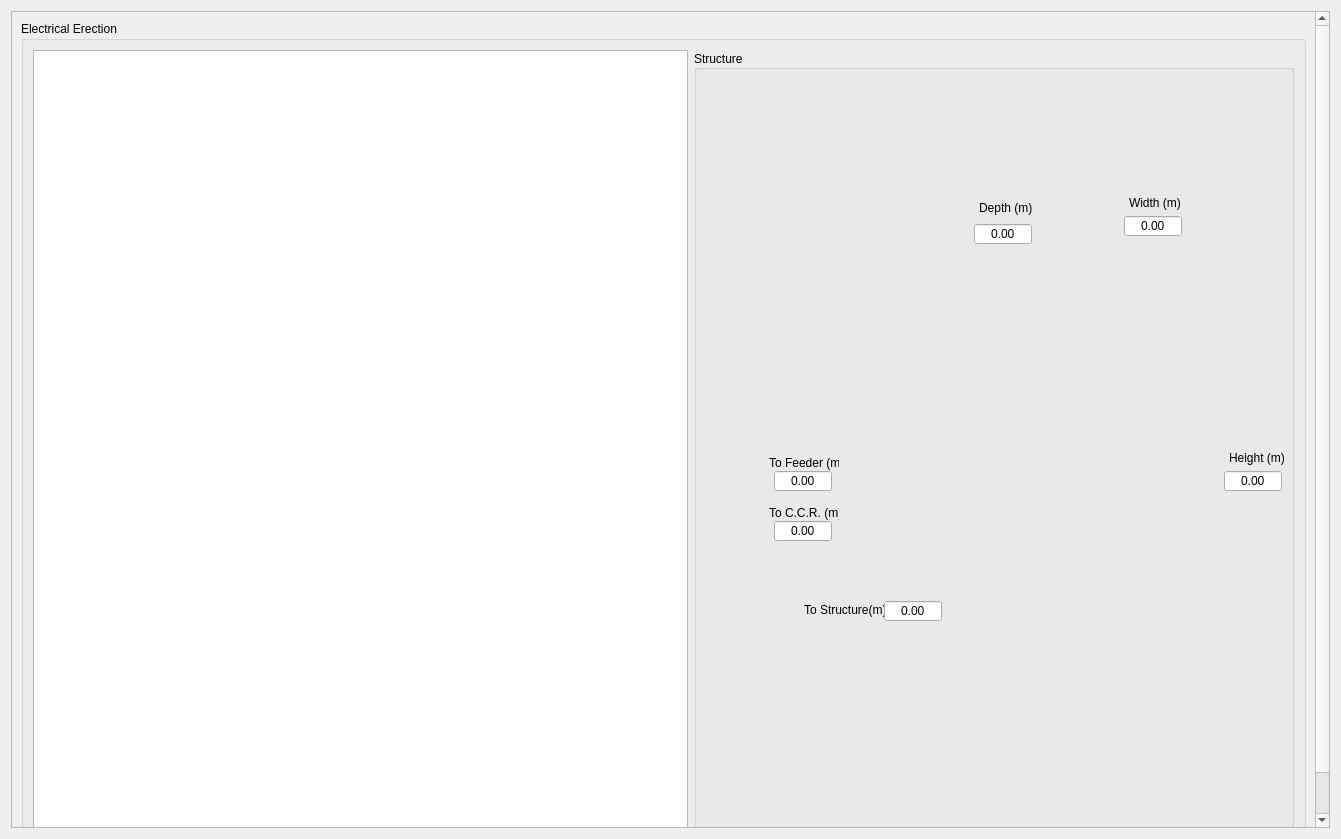
<?xml version="1.0" encoding="UTF-8"?>
<ui version="4.0">
 <class>Form</class>
 <widget class="QWidget" name="Form">
  <property name="geometry">
   <rect>
    <x>0</x>
    <y>0</y>
    <width>1341</width>
    <height>839</height>
   </rect>
  </property>
  <property name="minimumSize">
   <size>
    <width>1280</width>
    <height>0</height>
   </size>
  </property>
  <property name="windowTitle">
   <string>MainWindow</string>
  </property>
  <property name="styleSheet">
   <string notr="true"/>
  </property>
  <layout class="QGridLayout" name="gridLayout">
   <item row="0" column="0">
    <widget class="QScrollArea" name="scrollArea">
     <property name="minimumSize">
      <size>
       <width>1280</width>
       <height>0</height>
      </size>
     </property>
     <property name="widgetResizable">
      <bool>true</bool>
     </property>
     <widget class="QWidget" name="scrollAreaWidgetContents">
      <property name="geometry">
       <rect>
        <x>0</x>
        <y>-32</y>
        <width>1304</width>
        <height>851</height>
       </rect>
      </property>
      <layout class="QGridLayout" name="gridLayout_3">
       <item row="0" column="0">
        <widget class="QGroupBox" name="groupBox_3">
         <property name="minimumSize">
          <size>
           <width>680</width>
           <height>0</height>
          </size>
         </property>
         <property name="title">
          <string>Electrical Erection</string>
         </property>
         <layout class="QGridLayout" name="gridLayout_2">
          <item row="0" column="0">
           <widget class="QTableView" name="installation_table">
            <property name="selectionMode">
             <enum>QAbstractItemView::SingleSelection</enum>
            </property>
            <property name="selectionBehavior">
             <enum>QAbstractItemView::SelectRows</enum>
            </property>
            <attribute name="horizontalHeaderCascadingSectionResizes">
             <bool>true</bool>
            </attribute>
            <attribute name="verticalHeaderCascadingSectionResizes">
             <bool>true</bool>
            </attribute>
           </widget>
          </item>
          <item row="0" column="1">
           <widget class="QGroupBox" name="groupBox_2">
            <property name="minimumSize">
             <size>
              <width>600</width>
              <height>800</height>
             </size>
            </property>
            <property name="maximumSize">
             <size>
              <width>600</width>
              <height>16777215</height>
             </size>
            </property>
            <property name="title">
             <string>Structure</string>
            </property>
            <property name="alignment">
             <set>Qt::AlignLeading|Qt::AlignLeft|Qt::AlignVCenter</set>
            </property>
            <widget class="QLabel" name="label">
             <property name="geometry">
              <rect>
               <x>40</x>
               <y>160</y>
               <width>500</width>
               <height>500</height>
              </rect>
             </property>
             <property name="minimumSize">
              <size>
               <width>500</width>
               <height>400</height>
              </size>
             </property>
             <property name="maximumSize">
              <size>
               <width>500</width>
               <height>633</height>
              </size>
             </property>
             <property name="text">
              <string/>
             </property>
             <property name="pixmap">
              <pixmap>../../assets/Bag-Filter.png</pixmap>
             </property>
             <property name="scaledContents">
              <bool>true</bool>
             </property>
            </widget>
            <widget class="QDoubleSpinBox" name="height_field">
             <property name="geometry">
              <rect>
               <x>530</x>
               <y>420</y>
               <width>58</width>
               <height>22</height>
              </rect>
             </property>
             <property name="alignment">
              <set>Qt::AlignCenter</set>
             </property>
             <property name="buttonSymbols">
              <enum>QAbstractSpinBox::NoButtons</enum>
             </property>
             <property name="maximum">
              <double>999.000000000000000</double>
             </property>
            </widget>
            <widget class="QLabel" name="label_2">
             <property name="geometry">
              <rect>
               <x>535</x>
               <y>400</y>
               <width>70</width>
               <height>16</height>
              </rect>
             </property>
             <property name="minimumSize">
              <size>
               <width>70</width>
               <height>0</height>
              </size>
             </property>
             <property name="text">
              <string>Height (m)</string>
             </property>
            </widget>
            <widget class="QDoubleSpinBox" name="width_field">
             <property name="geometry">
              <rect>
               <x>430</x>
               <y>165</y>
               <width>58</width>
               <height>22</height>
              </rect>
             </property>
             <property name="alignment">
              <set>Qt::AlignCenter</set>
             </property>
             <property name="buttonSymbols">
              <enum>QAbstractSpinBox::NoButtons</enum>
             </property>
             <property name="maximum">
              <double>999.000000000000000</double>
             </property>
            </widget>
            <widget class="QLabel" name="label_3">
             <property name="geometry">
              <rect>
               <x>435</x>
               <y>145</y>
               <width>70</width>
               <height>16</height>
              </rect>
             </property>
             <property name="minimumSize">
              <size>
               <width>70</width>
               <height>0</height>
              </size>
             </property>
             <property name="text">
              <string>Width (m)</string>
             </property>
            </widget>
            <widget class="QDoubleSpinBox" name="depth_field">
             <property name="geometry">
              <rect>
               <x>280</x>
               <y>173</y>
               <width>58</width>
               <height>22</height>
              </rect>
             </property>
             <property name="alignment">
              <set>Qt::AlignCenter</set>
             </property>
             <property name="buttonSymbols">
              <enum>QAbstractSpinBox::NoButtons</enum>
             </property>
             <property name="maximum">
              <double>999.000000000000000</double>
             </property>
            </widget>
            <widget class="QLabel" name="label_4">
             <property name="geometry">
              <rect>
               <x>285</x>
               <y>150</y>
               <width>70</width>
               <height>16</height>
              </rect>
             </property>
             <property name="minimumSize">
              <size>
               <width>70</width>
               <height>0</height>
              </size>
             </property>
             <property name="text">
              <string>Depth (m)</string>
             </property>
            </widget>
            <widget class="QPushButton" name="update_table">
             <property name="geometry">
              <rect>
               <x>560</x>
               <y>20</y>
               <width>20</width>
               <height>20</height>
              </rect>
             </property>
             <property name="maximumSize">
              <size>
               <width>20</width>
               <height>20</height>
              </size>
             </property>
             <property name="toolTip">
              <string/>
             </property>
             <property name="styleSheet">
              <string notr="true">QPushButton {
    background-color: rgba(0, 0, 0, 0); /* Fully transparent background */
    border: none;                      /* Optional: remove the border */
}
QPushButton:hover {
	color: #d3dae3;
	padding: 2px;
	background-color: #F77F00;
}

QPushButton:pressed {
	color: #d3dae3;
	padding: 2px;
	background-color: #F77F00;
}
QPushButton:pressed {
	color: #d3dae3;
	padding: 2px;
	background-color: #2c2f2f;
}</string>
             </property>
             <property name="text">
              <string/>
             </property>
             <property name="icon">
              <iconset>
               <normaloff>../../assets/refresh.png</normaloff>../../assets/refresh.png</iconset>
             </property>
             <property name="iconSize">
              <size>
               <width>17</width>
               <height>17</height>
              </size>
             </property>
            </widget>
            <widget class="QDoubleSpinBox" name="feeder_distance">
             <property name="geometry">
              <rect>
               <x>80</x>
               <y>420</y>
               <width>58</width>
               <height>22</height>
              </rect>
             </property>
             <property name="alignment">
              <set>Qt::AlignCenter</set>
             </property>
             <property name="buttonSymbols">
              <enum>QAbstractSpinBox::NoButtons</enum>
             </property>
             <property name="maximum">
              <double>999.000000000000000</double>
             </property>
            </widget>
            <widget class="QLabel" name="label_5">
             <property name="geometry">
              <rect>
               <x>75</x>
               <y>405</y>
               <width>70</width>
               <height>15</height>
              </rect>
             </property>
             <property name="minimumSize">
              <size>
               <width>70</width>
               <height>0</height>
              </size>
             </property>
             <property name="text">
              <string>To Feeder (m)</string>
             </property>
            </widget>
            <widget class="QLabel" name="label_6">
             <property name="geometry">
              <rect>
               <x>75</x>
               <y>455</y>
               <width>70</width>
               <height>15</height>
              </rect>
             </property>
             <property name="minimumSize">
              <size>
               <width>70</width>
               <height>0</height>
              </size>
             </property>
             <property name="text">
              <string>To C.C.R. (m)</string>
             </property>
            </widget>
            <widget class="QDoubleSpinBox" name="ccr_distance">
             <property name="geometry">
              <rect>
               <x>80</x>
               <y>470</y>
               <width>58</width>
               <height>22</height>
              </rect>
             </property>
             <property name="alignment">
              <set>Qt::AlignCenter</set>
             </property>
             <property name="buttonSymbols">
              <enum>QAbstractSpinBox::NoButtons</enum>
             </property>
             <property name="maximum">
              <double>999.000000000000000</double>
             </property>
            </widget>
            <widget class="QLabel" name="label_8">
             <property name="geometry">
              <rect>
               <x>110</x>
               <y>550</y>
               <width>80</width>
               <height>20</height>
              </rect>
             </property>
             <property name="minimumSize">
              <size>
               <width>80</width>
               <height>0</height>
              </size>
             </property>
             <property name="maximumSize">
              <size>
               <width>16777215</width>
               <height>20</height>
              </size>
             </property>
             <property name="text">
              <string>To Structure(m)</string>
             </property>
            </widget>
            <widget class="QDoubleSpinBox" name="ccr_distance_2">
             <property name="geometry">
              <rect>
               <x>190</x>
               <y>550</y>
               <width>58</width>
               <height>22</height>
              </rect>
             </property>
             <property name="alignment">
              <set>Qt::AlignCenter</set>
             </property>
             <property name="buttonSymbols">
              <enum>QAbstractSpinBox::NoButtons</enum>
             </property>
             <property name="maximum">
              <double>999.000000000000000</double>
             </property>
            </widget>
           </widget>
          </item>
         </layout>
        </widget>
       </item>
      </layout>
     </widget>
    </widget>
   </item>
  </layout>
 </widget>
 <tabstops>
  <tabstop>depth_field</tabstop>
  <tabstop>width_field</tabstop>
  <tabstop>height_field</tabstop>
  <tabstop>feeder_distance</tabstop>
  <tabstop>update_table</tabstop>
  <tabstop>scrollArea</tabstop>
  <tabstop>installation_table</tabstop>
 </tabstops>
 <resources/>
 <connections/>
</ui>
